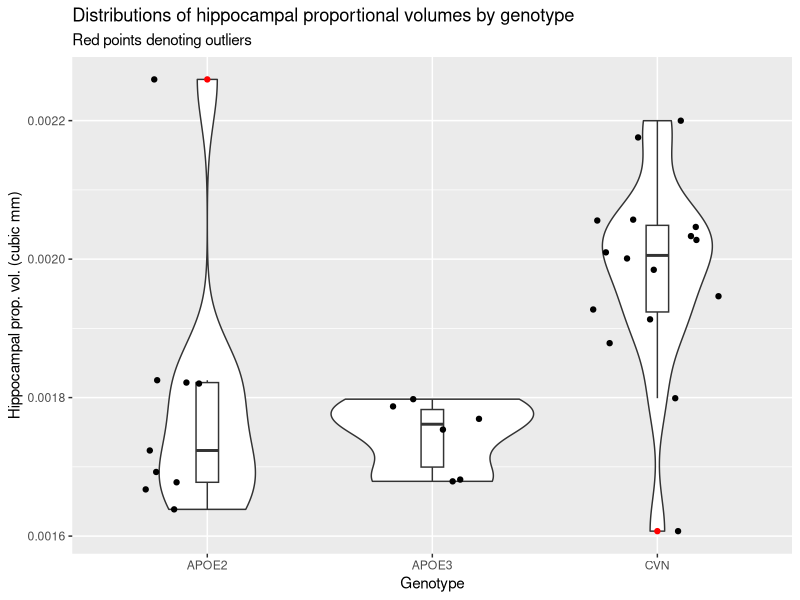
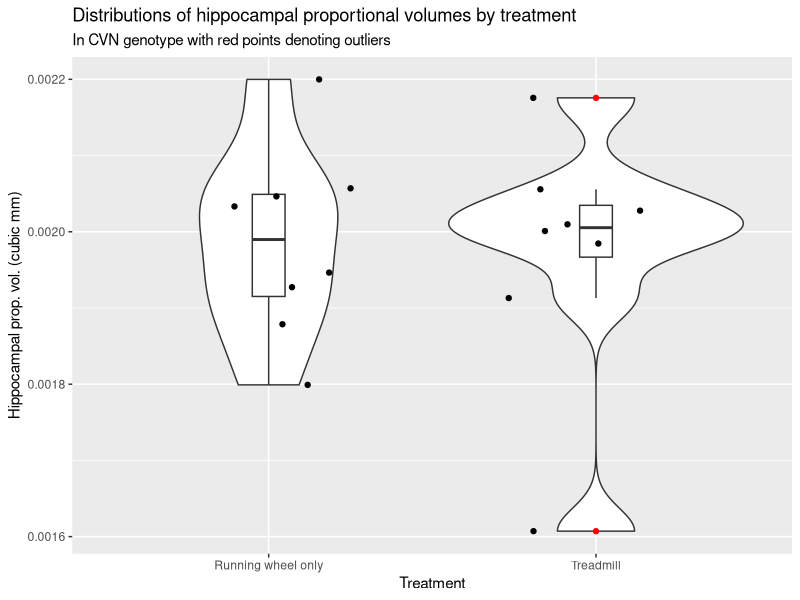
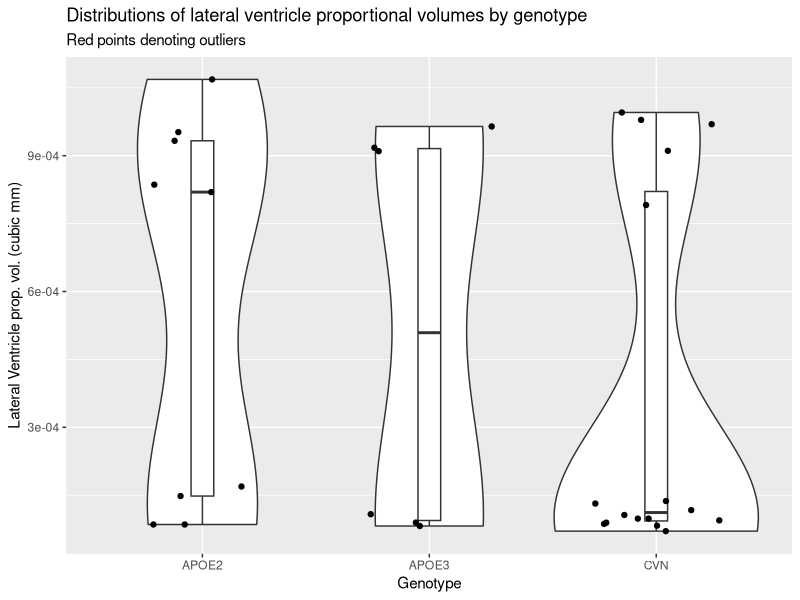
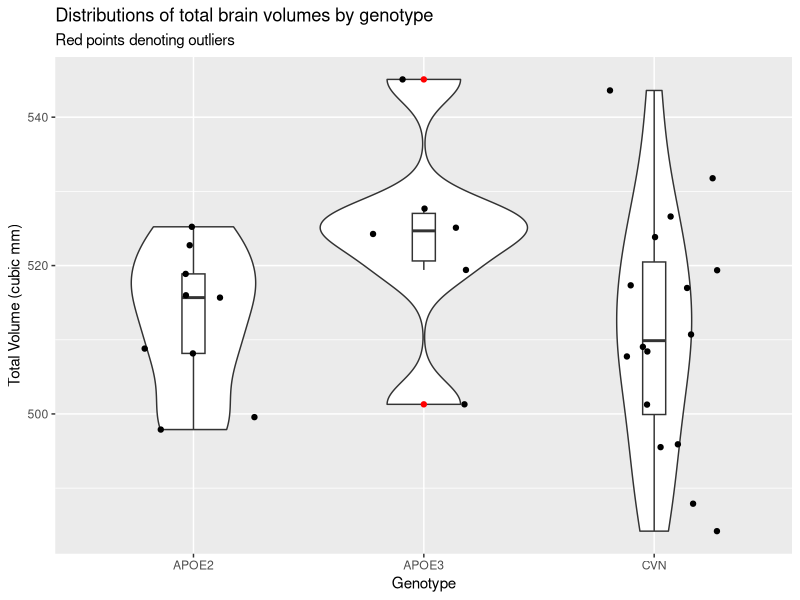
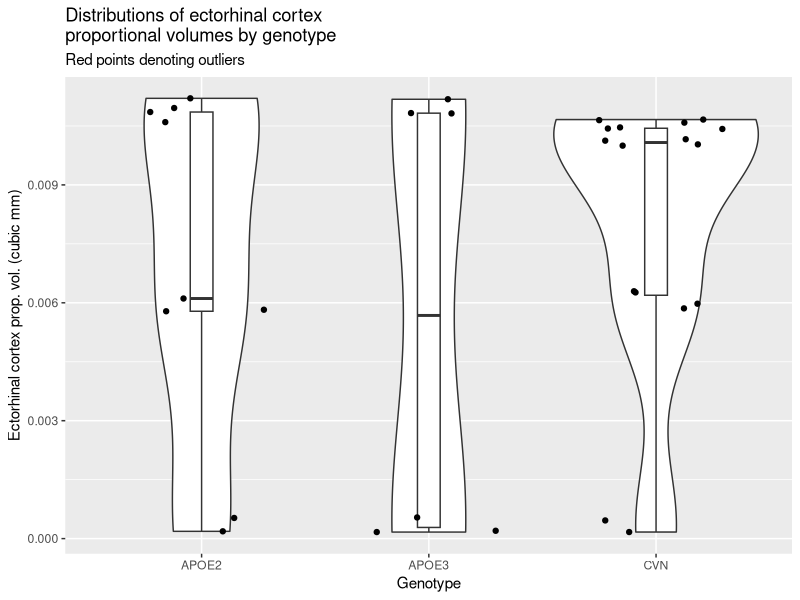
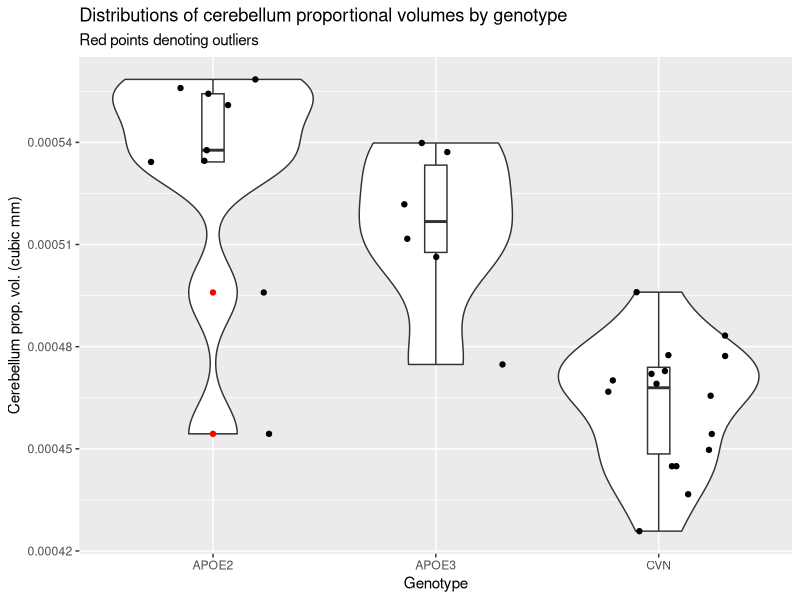
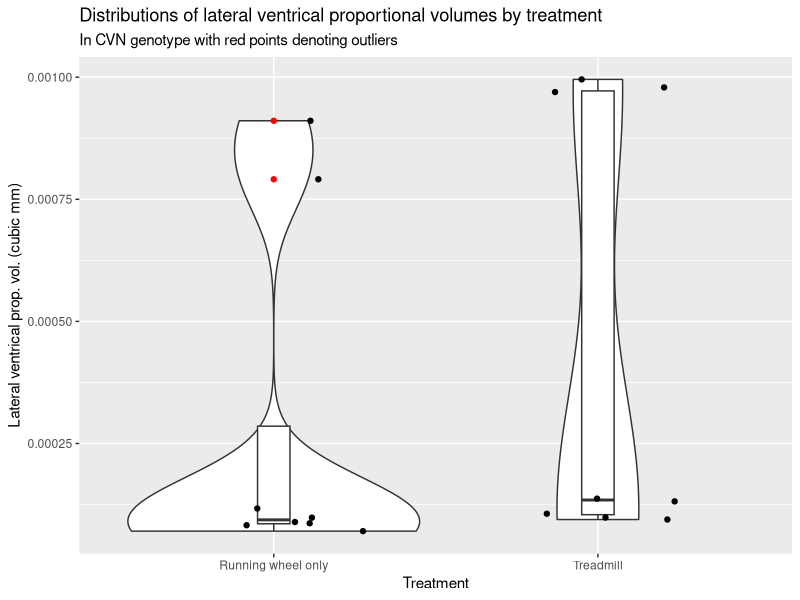
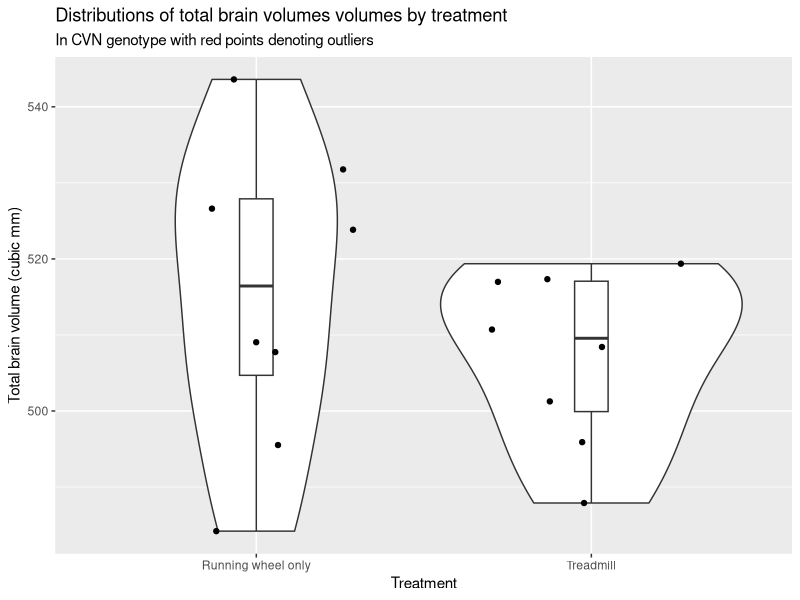

The R script that drew these images, in order:
## ---- chunk 1
library(tidyverse)
data <- read.csv("memri.csv")
data2 <- read.csv("memri2.csv")
cvn_data <- read.csv("CVNanalysis.csv")
cvn2 <- read.csv("memri2_edit.csv")
#view(data2)
view(cvn2)
## ---- chunk 2
graph <- data %>% 
  filter(! is.na(Proportional.Volume)) %>% 
  filter(! is.na(genotype)) %>% 
  filter(genotype != "") %>% 
  filter(genotype != "HN") %>% 
  mutate(geno = case_when(
    genotype == "APOE2" | genotype == "APOE22" ~ "APOE2",
    genotype == "APOE3" | genotype == "APOE33" ~ "APOE3",
    genotype == "CVN" ~ "CVN"
  )) %>% 
  group_by(geno) %>% 
  select(Proportional.Volume, geno)

ggplot(data = graph, aes(factor(geno), Proportional.Volume)) +
  geom_violin() +
  geom_boxplot(width = 0.1, outlier.color = "red") +
  geom_jitter(height = 0, width = 0.3) +
  labs(x = "Genotype",
       y = "Hippocampal prop. vol. (cubic mm)",
       title = "Distributions of hippocampal proportional volumes by genotype",
       subtitle = "Red points denoting outliers") 

  
## ---- chunk 3
cvn_graph <- cvn_data %>% 
  filter(! is.na(Proportional.Volume)) %>%
  mutate(treat = case_when(
    Treatment == "runningwheel_only" ~ "Running wheel only",
    Treatment == "treadmill" ~ "Treadmill"
  )) %>% 
  group_by(treat) %>% 
  select(Proportional.Volume, treat) 

rw <- cvn_data %>% 
  filter(! is.na(Proportional.Volume)) %>%
  filter(Treatment == "runningwheel_only") %>% 
  pull(Proportional.Volume)

tm <- cvn_data %>% 
  filter(! is.na(Proportional.Volume)) %>%
  filter(Treatment == "treadmill") %>% 
  pull(Proportional.Volume)

ggplot(data = cvn_graph, aes(factor(treat), Proportional.Volume)) +
  geom_violin() +
  geom_boxplot(width = 0.1, outlier.color = "red") +
  geom_jitter(height = 0, width = 0.3) +
  labs(x = "Treatment",
       y = "Hippocampal prop. vol. (cubic mm)",
       title = "Distributions of hippocampal proportional volumes by treatment",
       subtitle = "In CVN genotype with red points denoting outliers") 

t.test(rw, tm)
  
## ---- chunk 4
graph_lv <- data2 %>% 
  filter(! is.na(Proportional.Lateral.Ventricle.Volume)) %>% 
  filter(! is.na(genotype)) %>% 
  filter(genotype != "") %>% 
  filter(genotype != "HN") %>% 
  mutate(geno = case_when(
    genotype == "APOE2" | genotype == "APOE22" ~ "APOE2",
    genotype == "APOE3" | genotype == "APOE33" ~ "APOE3",
    genotype == "CVN" ~ "CVN"
  )) %>% 
  group_by(geno) %>% 
  select(Proportional.Lateral.Ventricle.Volume, geno)

ggplot(data = graph_lv, aes(factor(geno), Proportional.Lateral.Ventricle.Volume)) +
  geom_violin() +
  geom_boxplot(width = 0.1, outlier.color = "red") +
  geom_jitter(height = 0, width = 0.3) +
  labs(x = "Genotype",
       y = "Lateral Ventricle prop. vol. (cubic mm)",
       title = "Distributions of lateral ventricle proportional volumes by genotype",
       subtitle = "Red points denoting outliers") 

graph_vol <- data2 %>% 
  filter(! is.na(Total.Volume)) %>% 
  filter(! is.na(genotype)) %>% 
  filter(genotype != "") %>% 
  filter(genotype != "HN") %>% 
  mutate(geno = case_when(
    genotype == "APOE2" | genotype == "APOE22" ~ "APOE2",
    genotype == "APOE3" | genotype == "APOE33" ~ "APOE3",
    genotype == "CVN" ~ "CVN"
  )) %>% 
  group_by(geno) %>% 
  select(Total.Volume, geno)

ggplot(data = graph_vol, aes(factor(geno), Total.Volume)) +
  geom_violin() +
  geom_boxplot(width = 0.1, outlier.color = "red") +
  geom_jitter(height = 0, width = 0.3) +
  labs(x = "Genotype",
       y = "Total Volume (cubic mm)",
       title = "Distributions of total brain volumes by genotype",
       subtitle = "Red points denoting outliers") 


graph_erc <- data2 %>% 
  filter(! is.na(Proportional.Ectorhinal.Cortex.Volume)) %>% 
  filter(! is.na(genotype)) %>% 
  filter(genotype != "") %>% 
  filter(genotype != "HN") %>% 
  mutate(geno = case_when(
    genotype == "APOE2" | genotype == "APOE22" ~ "APOE2",
    genotype == "APOE3" | genotype == "APOE33" ~ "APOE3",
    genotype == "CVN" ~ "CVN"
  )) %>% 
  group_by(geno) %>% 
  select(Proportional.Ectorhinal.Cortex.Volume, geno)

ggplot(data = graph_erc, aes(factor(geno), Proportional.Ectorhinal.Cortex.Volume)) +
  geom_violin() +
  geom_boxplot(width = 0.1, outlier.color = "red") +
  geom_jitter(height = 0, width = 0.3) +
  labs(x = "Genotype",
       y = "Ectorhinal cortex prop. vol. (cubic mm)",
       title = "Distributions of ectorhinal cortex 
proportional volumes by genotype",
       subtitle = "Red points denoting outliers") 

graph_c <- data2 %>% 
  filter(! is.na(Proportional.Cerebellum.Volume)) %>% 
  filter(! is.na(genotype)) %>% 
  filter(genotype != "") %>% 
  filter(genotype != "HN") %>% 
  mutate(geno = case_when(
    genotype == "APOE2" | genotype == "APOE22" ~ "APOE2",
    genotype == "APOE3" | genotype == "APOE33" ~ "APOE3",
    genotype == "CVN" ~ "CVN"
  )) %>% 
  group_by(geno) %>% 
  select(Proportional.Cerebellum.Volume, geno)

ggplot(data = graph_c, aes(factor(geno), Proportional.Cerebellum.Volume)) +
  geom_violin() +
  geom_boxplot(width = 0.1, outlier.color = "red") +
  geom_jitter(height = 0, width = 0.3) +
  labs(x = "Genotype",
       y = "Cerebellum prop. vol. (cubic mm)",
       title = "Distributions of cerebellum proportional volumes by genotype",
       subtitle = "Red points denoting outliers") 

## ---- chunk 5
cvn_graph <- cvn2 %>% 
  filter(! is.na(Proportional.Lateral.Ventricle.Volume)) %>%
  mutate(treat = case_when(
    Treatment == "runningwheel_only" ~ "Running wheel only",
    Treatment == "treadmill" ~ "Treadmill"
  )) %>% 
  group_by(treat) %>% 
  select(Proportional.Lateral.Ventricle.Volume, treat) 

rw <- cvn2 %>% 
  filter(! is.na(Proportional.Lateral.Ventricle.Volume)) %>%
  filter(Treatment == "runningwheel_only") %>% 
  pull(Proportional.Lateral.Ventricle.Volume)

tm <- cvn2 %>% 
  filter(! is.na(Proportional.Lateral.Ventricle.Volume)) %>%
  filter(Treatment == "treadmill") %>% 
  pull(Proportional.Lateral.Ventricle.Volume)

ggplot(data = cvn_graph, aes(factor(treat), Proportional.Lateral.Ventricle.Volume)) +
  geom_violin() +
  geom_boxplot(width = 0.1, outlier.color = "red") +
  geom_jitter(height = 0, width = 0.3) +
  labs(x = "Treatment",
       y = "Lateral ventrical prop. vol. (cubic mm)",
       title = "Distributions of lateral ventrical proportional volumes by treatment",
       subtitle = "In CVN genotype with red points denoting outliers") 

t.test(rw, tm)
## ---- chunk 6
cvn_graph <- cvn2 %>% 
  filter(! is.na(Total.Volume)) %>%
  mutate(treat = case_when(
    Treatment == "runningwheel_only" ~ "Running wheel only",
    Treatment == "treadmill" ~ "Treadmill"
  )) %>% 
  group_by(treat) %>% 
  select(Total.Volume, treat) 

rw <- cvn2 %>% 
  filter(! is.na(Total.Volume)) %>%
  filter(Treatment == "runningwheel_only") %>% 
  pull(Total.Volume)

tm <- cvn2 %>% 
  filter(! is.na(Total.Volume)) %>%
  filter(Treatment == "treadmill") %>% 
  pull(Total.Volume)

ggplot(data = cvn_graph, aes(factor(treat), Total.Volume)) +
  geom_violin() +
  geom_boxplot(width = 0.1, outlier.color = "red") +
  geom_jitter(height = 0, width = 0.3) +
  labs(x = "Treatment",
       y = "Total brain volume (cubic mm)",
       title = "Distributions of total brain volumes volumes by treatment",
       subtitle = "In CVN genotype with red points denoting outliers") 

t.test(rw, tm)
## ---- chunk 7
cvn_graph <- cvn2 %>% 
  filter(! is.na(Proportional.Ectorhinal.Cortex.Volume)) %>%
  mutate(treat = case_when(
    Treatment == "runningwheel_only" ~ "Running wheel only",
    Treatment == "treadmill" ~ "Treadmill"
  )) %>% 
  group_by(treat) %>% 
  select(Proportional.Ectorhinal.Cortex.Volume, treat) 

rw <- cvn2 %>% 
  filter(! is.na(Proportional.Ectorhinal.Cortex.Volume)) %>%
  filter(Treatment == "runningwheel_only") %>% 
  pull(Proportional.Ectorhinal.Cortex.Volume)

tm <- cvn2 %>% 
  filter(! is.na(Proportional.Ectorhinal.Cortex.Volume)) %>%
  filter(Treatment == "treadmill") %>% 
  pull(Proportional.Ectorhinal.Cortex.Volume)

ggplot(data = cvn_graph, aes(factor(treat), Proportional.Ectorhinal.Cortex.Volume)) +
  geom_violin() +
  geom_boxplot(width = 0.1, outlier.color = "red") +
  geom_jitter(height = 0, width = 0.3) +
  labs(x = "Treatment",
       y = "Ectorhinal cortex prop. vol. (cubic mm)",
       title = "Distributions of ectorhinal cortex proportional 
volumes volumes by treatment",
       subtitle = "In CVN genotype with red points denoting outliers") 

t.test(rw, tm)
## ---- chunk 8
cvn_graph <- cvn2 %>% 
  filter(! is.na(Proportional.Cerebellum.Volume)) %>%
  mutate(treat = case_when(
    Treatment == "runningwheel_only" ~ "Running wheel only",
    Treatment == "treadmill" ~ "Treadmill"
  )) %>% 
  group_by(treat) %>% 
  select(Proportional.Cerebellum.Volume, treat) 

rw <- cvn2 %>% 
  filter(! is.na(Proportional.Cerebellum.Volume)) %>%
  filter(Treatment == "runningwheel_only") %>% 
  pull(Proportional.Cerebellum.Volume)

tm <- cvn2 %>% 
  filter(! is.na(Proportional.Cerebellum.Volume)) %>%
  filter(Treatment == "treadmill") %>% 
  pull(Proportional.Cerebellum.Volume)

ggplot(data = cvn_graph, aes(factor(treat), Proportional.Cerebellum.Volume)) +
  geom_violin() +
  geom_boxplot(width = 0.1, outlier.color = "red") +
  geom_jitter(height = 0, width = 0.3) +
  labs(x = "Treatment",
       y = "Cerebellum prop. vol. (cubic mm)",
       title = "Distributions of cerebellum proportional volumes volumes by treatment",
       subtitle = "In CVN genotype with red points denoting outliers") 

t.test(rw, tm)
